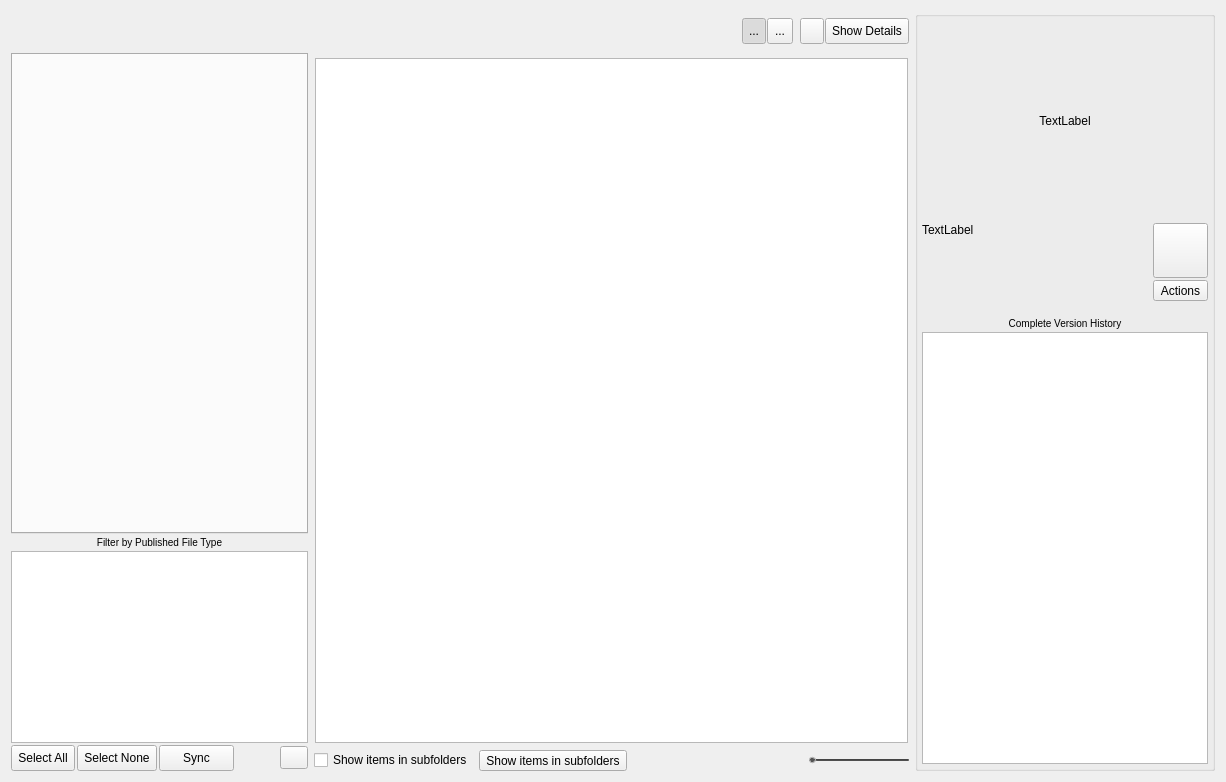
<?xml version="1.0" encoding="UTF-8"?>
<ui version="4.0">
 <class>Dialog</class>
 <widget class="QDialog" name="Dialog">
  <property name="geometry">
   <rect>
    <x>0</x>
    <y>0</y>
    <width>1226</width>
    <height>782</height>
   </rect>
  </property>
  <property name="windowTitle">
   <string>Load items into your scene</string>
  </property>
  <layout class="QHBoxLayout" name="horizontalLayout_3" stretch="1,2,0">
   <item>
    <layout class="QVBoxLayout" name="left_area">
     <property name="spacing">
      <number>2</number>
     </property>
     <item>
      <layout class="QHBoxLayout" name="top_toolbar">
       <item>
        <widget class="QToolButton" name="navigation_home">
         <property name="minimumSize">
          <size>
           <width>40</width>
           <height>40</height>
          </size>
         </property>
         <property name="maximumSize">
          <size>
           <width>40</width>
           <height>40</height>
          </size>
         </property>
         <property name="toolTip">
          <string>Clicking the &lt;i&gt;home button&lt;/i&gt; will take you to the location that best matches your current work area.</string>
         </property>
         <property name="accessibleName">
          <string>navigation_home</string>
         </property>
         <property name="styleSheet">
          <string notr="true">QToolButton{
   border: none;
   background-color: none;
   background-repeat: no-repeat;
   background-position: center center;
   background-image: url(:/res/home.png);
}

QToolButton:hover{
background-image: url(:/res/home_hover.png);
}

QToolButton:Pressed {
background-image: url(:/res/home_pressed.png);
}
</string>
         </property>
        </widget>
       </item>
       <item>
        <widget class="QToolButton" name="navigation_prev">
         <property name="minimumSize">
          <size>
           <width>40</width>
           <height>40</height>
          </size>
         </property>
         <property name="maximumSize">
          <size>
           <width>40</width>
           <height>40</height>
          </size>
         </property>
         <property name="toolTip">
          <string>&lt;i&gt;Go back&lt;/i&gt; in the folder history.</string>
         </property>
         <property name="accessibleName">
          <string>navigation_prev</string>
         </property>
         <property name="styleSheet">
          <string notr="true">QToolButton{
   border: none;
   background-color: none;
   background-repeat: no-repeat;
   background-position: center center;
   background-image: url(:/res/left_arrow.png);
}

QToolButton:disabled{
   background-image: url(:/res/left_arrow_disabled.png);
}

QToolButton:hover{
background-image: url(:/res/left_arrow_hover.png);
}

QToolButton:Pressed {
background-image: url(:/res/left_arrow_pressed.png);
}
</string>
         </property>
        </widget>
       </item>
       <item>
        <widget class="QToolButton" name="navigation_next">
         <property name="minimumSize">
          <size>
           <width>40</width>
           <height>40</height>
          </size>
         </property>
         <property name="maximumSize">
          <size>
           <width>40</width>
           <height>40</height>
          </size>
         </property>
         <property name="toolTip">
          <string>&lt;i&gt;Go forward&lt;/i&gt; in the folder history.</string>
         </property>
         <property name="accessibleName">
          <string>navigation_next</string>
         </property>
         <property name="styleSheet">
          <string notr="true">QToolButton{
   border: none;
   background-color: none;
   background-repeat: no-repeat;
   background-position: center center;
   background-image: url(:/res/right_arrow.png);
}

QToolButton:disabled{
   background-image: url(:/res/right_arrow_disabled.png);
}


QToolButton:hover{
background-image: url(:/res/right_arrow_hover.png);
}

QToolButton:Pressed {
background-image: url(:/res/right_arrow_pressed.png);
}
</string>
         </property>
        </widget>
       </item>
       <item>
        <widget class="QLabel" name="label">
         <property name="text">
          <string/>
         </property>
        </widget>
       </item>
      </layout>
     </item>
     <item>
      <widget class="QTabWidget" name="entity_preset_tabs">
       <property name="maximumSize">
        <size>
         <width>300</width>
         <height>16777202</height>
        </size>
       </property>
       <property name="toolTip">
        <string>This area shows &lt;i&gt;ShotGrid objects&lt;/i&gt; such as Shots or Assets, grouped into sections. </string>
       </property>
       <property name="accessibleName">
        <string>entity_preset_tabs</string>
       </property>
       <property name="currentIndex">
        <number>-1</number>
       </property>
       <property name="usesScrollButtons">
        <bool>true</bool>
       </property>
      </widget>
     </item>
     <item>
      <widget class="QLabel" name="label_4">
       <property name="text">
        <string>&lt;small&gt;Filter by Published File Type&lt;/small&gt;</string>
       </property>
       <property name="alignment">
        <set>Qt::AlignCenter</set>
       </property>
      </widget>
     </item>
     <item>
      <widget class="QListView" name="publish_type_list">
       <property name="sizePolicy">
        <sizepolicy hsizetype="Preferred" vsizetype="Maximum">
         <horstretch>0</horstretch>
         <verstretch>0</verstretch>
        </sizepolicy>
       </property>
       <property name="minimumSize">
        <size>
         <width>100</width>
         <height>100</height>
        </size>
       </property>
       <property name="toolTip">
        <string>This list shows all the relevant &lt;i&gt;publish types&lt;/i&gt; for your current selection. By ticking and unticking items in this list, publishes in the main view will be shown or hidden. You can see a summary count next to each publish type, showing how many items of that sort are matching your current selection.</string>
       </property>
       <property name="accessibleName">
        <string>publish_type_list</string>
       </property>
       <property name="styleSheet">
        <string notr="true">QListView::item {
    border-top: 1px dotted #888888;
    padding: 5px;
 }</string>
       </property>
       <property name="editTriggers">
        <set>QAbstractItemView::NoEditTriggers</set>
       </property>
       <property name="showDropIndicator" stdset="0">
        <bool>false</bool>
       </property>
       <property name="selectionMode">
        <enum>QAbstractItemView::NoSelection</enum>
       </property>
       <property name="uniformItemSizes">
        <bool>true</bool>
       </property>
      </widget>
     </item>
     <item>
      <layout class="QHBoxLayout" name="horizontalLayout_6">
       <property name="spacing">
        <number>2</number>
       </property>
       <item>
        <widget class="QToolButton" name="check_all">
         <property name="sizePolicy">
          <sizepolicy hsizetype="Fixed" vsizetype="Preferred">
           <horstretch>0</horstretch>
           <verstretch>0</verstretch>
          </sizepolicy>
         </property>
         <property name="minimumSize">
          <size>
           <width>60</width>
           <height>26</height>
          </size>
         </property>
         <property name="text">
          <string>Select All</string>
         </property>
        </widget>
       </item>
       <item>
        <widget class="QToolButton" name="check_none">
         <property name="sizePolicy">
          <sizepolicy hsizetype="Fixed" vsizetype="Preferred">
           <horstretch>0</horstretch>
           <verstretch>0</verstretch>
          </sizepolicy>
         </property>
         <property name="minimumSize">
          <size>
           <width>75</width>
           <height>26</height>
          </size>
         </property>
         <property name="text">
          <string>Select None</string>
         </property>
        </widget>
       </item>
       <item>
        <widget class="QToolButton" name="check_none">
         <property name="sizePolicy">
          <sizepolicy hsizetype="Fixed" vsizetype="Preferred">
           <horstretch>0</horstretch>
           <verstretch>0</verstretch>
          </sizepolicy>
         </property>
         <property name="minimumSize">
          <size>
           <width>75</width>
           <height>26</height>
          </size>
         </property>
         <property name="text">
          <string>Sync</string>
         </property>
        </widget>
       </item>
       <item>
        <widget class="QLabel" name="label_3">
         <property name="text">
          <string/>
         </property>
         <property name="alignment">
          <set>Qt::AlignRight|Qt::AlignTrailing|Qt::AlignVCenter</set>
         </property>
        </widget>
       </item>
       <item>
        <widget class="QToolButton" name="cog_button">
         <property name="toolTip">
          <string>Tools and Settings</string>
         </property>
         <property name="accessibleName">
          <string>cog_button</string>
         </property>
         <property name="icon">
          <iconset resource="resources.qrc">
           <normaloff>:/res/gear.png</normaloff>:/res/gear.png</iconset>
         </property>
         <property name="iconSize">
          <size>
           <width>20</width>
           <height>16</height>
          </size>
         </property>
         <property name="popupMode">
          <enum>QToolButton::InstantPopup</enum>
         </property>
        </widget>
       </item>
      </layout>
     </item>
    </layout>
   </item>
   <item>
    <layout class="QVBoxLayout" name="middle_area">
     <item>
      <layout class="QHBoxLayout" name="horizontalLayout_2">
       <property name="spacing">
        <number>1</number>
       </property>
       <item>
        <widget class="QLabel" name="entity_breadcrumbs">
         <property name="sizePolicy">
          <sizepolicy hsizetype="Ignored" vsizetype="Preferred">
           <horstretch>0</horstretch>
           <verstretch>0</verstretch>
          </sizepolicy>
         </property>
         <property name="minimumSize">
          <size>
           <width>0</width>
           <height>40</height>
          </size>
         </property>
         <property name="toolTip">
          <string>This &lt;i&gt;breadcrumbs listing&lt;/i&gt; shows your currently selected ShotGrid location.</string>
         </property>
         <property name="text">
          <string/>
         </property>
        </widget>
       </item>
       <item>
        <spacer name="horizontalSpacer_5">
         <property name="orientation">
          <enum>Qt::Horizontal</enum>
         </property>
         <property name="sizeType">
          <enum>QSizePolicy::Ignored</enum>
         </property>
         <property name="sizeHint" stdset="0">
          <size>
           <width>40</width>
           <height>20</height>
          </size>
         </property>
        </spacer>
       </item>
       <item>
        <widget class="QToolButton" name="thumbnail_mode">
         <property name="minimumSize">
          <size>
           <width>0</width>
           <height>26</height>
          </size>
         </property>
         <property name="toolTip">
          <string>Thumbnail Mode</string>
         </property>
         <property name="accessibleName">
          <string>thumbnail_mode</string>
         </property>
         <property name="text">
          <string>...</string>
         </property>
         <property name="icon">
          <iconset resource="resources.qrc">
           <normaloff>:/res/mode_switch_thumb_active.png</normaloff>:/res/mode_switch_thumb_active.png</iconset>
         </property>
         <property name="checkable">
          <bool>true</bool>
         </property>
         <property name="checked">
          <bool>true</bool>
         </property>
        </widget>
       </item>
       <item>
        <widget class="QToolButton" name="list_mode">
         <property name="minimumSize">
          <size>
           <width>26</width>
           <height>26</height>
          </size>
         </property>
         <property name="toolTip">
          <string>List Mode</string>
         </property>
         <property name="accessibleName">
          <string>list_mode</string>
         </property>
         <property name="text">
          <string>...</string>
         </property>
         <property name="icon">
          <iconset resource="resources.qrc">
           <normaloff>:/res/mode_switch_card.png</normaloff>:/res/mode_switch_card.png</iconset>
         </property>
         <property name="checkable">
          <bool>true</bool>
         </property>
        </widget>
       </item>
       <item>
        <widget class="QLabel" name="label_5">
         <property name="minimumSize">
          <size>
           <width>5</width>
           <height>0</height>
          </size>
         </property>
         <property name="maximumSize">
          <size>
           <width>5</width>
           <height>16777215</height>
          </size>
         </property>
         <property name="text">
          <string/>
         </property>
        </widget>
       </item>
       <item>
        <widget class="QToolButton" name="search_publishes">
         <property name="minimumSize">
          <size>
           <width>0</width>
           <height>26</height>
          </size>
         </property>
         <property name="toolTip">
          <string>Filter Publishes</string>
         </property>
         <property name="accessibleName">
          <string>search_publishes</string>
         </property>
         <property name="icon">
          <iconset resource="resources.qrc">
           <normaloff>:/res/search.png</normaloff>:/res/search.png</iconset>
         </property>
         <property name="checkable">
          <bool>true</bool>
         </property>
        </widget>
       </item>
       <item>
        <widget class="QToolButton" name="info">
         <property name="minimumSize">
          <size>
           <width>80</width>
           <height>26</height>
          </size>
         </property>
         <property name="toolTip">
          <string>Use this button to &lt;i&gt;toggle details on and off&lt;/i&gt;. </string>
         </property>
         <property name="text">
          <string>Show Details</string>
         </property>
        </widget>
       </item>
      </layout>
     </item>
     <item>
      <widget class="QFrame" name="publish_frame">
       <layout class="QHBoxLayout" name="horizontalLayout_7">
        <property name="spacing">
         <number>1</number>
        </property>
        <property name="margin">
         <number>1</number>
        </property>
        <item>
         <widget class="QListView" name="publish_view">
          <property name="accessibleName">
           <string>publish_view</string>
          </property>
          <property name="editTriggers">
           <set>QAbstractItemView::NoEditTriggers</set>
          </property>
          <property name="resizeMode">
           <enum>QListView::Adjust</enum>
          </property>
          <property name="spacing">
           <number>5</number>
          </property>
          <property name="viewMode">
           <enum>QListView::IconMode</enum>
          </property>
          <property name="uniformItemSizes">
           <bool>true</bool>
          </property>
         </widget>
        </item>
       </layout>
      </widget>
     </item>
     <item>
      <layout class="QHBoxLayout" name="horizontalLayout_4">
       <item>
        <widget class="QCheckBox" name="show_sub_items">
         <property name="toolTip">
          <string>Enables the &lt;i&gt;subfolder mode&lt;/i&gt;, displaying a total aggregate of all selected items.</string>
         </property>
         <property name="accessibleName">
          <string>show_sub_items</string>
         </property>
         <property name="text">
          <string>Show items in subfolders</string>
         </property>
        </widget>
       </item>
       <item>
        <widget class="QToolButton" name="get_latest_revision">
         <property name="toolTip">
          <string>Sync</string>
         </property>
         <property name="accessibleName">
          <string>get_latest_revision</string>
         </property>
         <property name="text">
          <string>Show items in subfolders</string>
         </property>
        </widget>
       </item>
       <item>
        <spacer name="horizontalSpacer_3">
         <property name="orientation">
          <enum>Qt::Horizontal</enum>
         </property>
         <property name="sizeHint" stdset="0">
          <size>
           <width>128</width>
           <height>20</height>
          </size>
         </property>
        </spacer>
       </item>
       <item>
        <widget class="QLabel" name="scale_label">
         <property name="text">
          <string/>
         </property>
         <property name="pixmap">
          <pixmap resource="resources.qrc">:/res/search.png</pixmap>
         </property>
        </widget>
       </item>
       <item>
        <widget class="QSlider" name="thumb_scale">
         <property name="minimumSize">
          <size>
           <width>100</width>
           <height>0</height>
          </size>
         </property>
         <property name="maximumSize">
          <size>
           <width>100</width>
           <height>16777215</height>
          </size>
         </property>
         <property name="toolTip">
          <string>Use this handle to &lt;i&gt;adjust the size&lt;/i&gt; of the displayed thumbnails.</string>
         </property>
         <property name="accessibleName">
          <string>thumb_scale</string>
         </property>
         <property name="styleSheet">
          <string notr="true">QSlider::groove:horizontal {
     /*border: 1px solid #999999; */
     height: 2px; /* the groove expands to the size of the slider by default. by giving it a height, it has a fixed size */
     background: qlineargradient(x1:0, y1:0, x2:0, y2:1, stop:0 #3F3F3F, stop:1 #545454);
     margin: 2px 0;
     border-radius: 1px;
 }

 QSlider::handle:horizontal {
     background: #545454;
     border: 1px solid #B6B6B6;
     width: 5px;
     margin: -2px 0; /* handle is placed by default on the contents rect of the groove. Expand outside the groove */
     border-radius: 3px;
 }
</string>
         </property>
         <property name="minimum">
          <number>70</number>
         </property>
         <property name="maximum">
          <number>250</number>
         </property>
         <property name="value">
          <number>70</number>
         </property>
         <property name="sliderPosition">
          <number>70</number>
         </property>
         <property name="orientation">
          <enum>Qt::Horizontal</enum>
         </property>
         <property name="invertedAppearance">
          <bool>false</bool>
         </property>
         <property name="invertedControls">
          <bool>false</bool>
         </property>
        </widget>
       </item>
      </layout>
     </item>
    </layout>
   </item>
   <item>
    <widget class="QGroupBox" name="details">
     <property name="minimumSize">
      <size>
       <width>300</width>
       <height>0</height>
      </size>
     </property>
     <property name="maximumSize">
      <size>
       <width>300</width>
       <height>16777215</height>
      </size>
     </property>
     <property name="title">
      <string/>
     </property>
     <layout class="QVBoxLayout" name="verticalLayout_3">
      <property name="spacing">
       <number>2</number>
      </property>
      <property name="margin">
       <number>4</number>
      </property>
      <item>
       <layout class="QHBoxLayout" name="horizontalLayout">
        <item>
         <spacer name="horizontalSpacer">
          <property name="orientation">
           <enum>Qt::Horizontal</enum>
          </property>
          <property name="sizeHint" stdset="0">
           <size>
            <width>40</width>
            <height>20</height>
           </size>
          </property>
         </spacer>
        </item>
        <item>
         <widget class="QLabel" name="details_image">
          <property name="sizePolicy">
           <sizepolicy hsizetype="Fixed" vsizetype="Fixed">
            <horstretch>0</horstretch>
            <verstretch>0</verstretch>
           </sizepolicy>
          </property>
          <property name="minimumSize">
           <size>
            <width>256</width>
            <height>200</height>
           </size>
          </property>
          <property name="maximumSize">
           <size>
            <width>256</width>
            <height>200</height>
           </size>
          </property>
          <property name="accessibleName">
           <string>details_image</string>
          </property>
          <property name="text">
           <string>TextLabel</string>
          </property>
          <property name="scaledContents">
           <bool>true</bool>
          </property>
          <property name="alignment">
           <set>Qt::AlignCenter</set>
          </property>
         </widget>
        </item>
        <item>
         <spacer name="horizontalSpacer_4">
          <property name="orientation">
           <enum>Qt::Horizontal</enum>
          </property>
          <property name="sizeHint" stdset="0">
           <size>
            <width>40</width>
            <height>20</height>
           </size>
          </property>
         </spacer>
        </item>
       </layout>
      </item>
      <item>
       <layout class="QHBoxLayout" name="horizontalLayout_5">
        <item>
         <widget class="QLabel" name="details_header">
          <property name="text">
           <string>TextLabel</string>
          </property>
          <property name="alignment">
           <set>Qt::AlignLeading|Qt::AlignLeft|Qt::AlignTop</set>
          </property>
          <property name="wordWrap">
           <bool>true</bool>
          </property>
         </widget>
        </item>
        <item>
         <spacer name="horizontalSpacer_2">
          <property name="orientation">
           <enum>Qt::Horizontal</enum>
          </property>
          <property name="sizeHint" stdset="0">
           <size>
            <width>40</width>
            <height>20</height>
           </size>
          </property>
         </spacer>
        </item>
        <item>
         <layout class="QVBoxLayout" name="verticalLayout_4">
          <item>
           <widget class="QToolButton" name="detail_playback_btn">
            <property name="minimumSize">
             <size>
              <width>55</width>
              <height>55</height>
             </size>
            </property>
            <property name="maximumSize">
             <size>
              <width>55</width>
              <height>55</height>
             </size>
            </property>
            <property name="toolTip">
             <string>The most recent published version has some playable media associated. Click this button to launch the ShotGrid &lt;b&gt;Media Center&lt;/b&gt; web player to see the review version and any notes and comments that have been submitted.</string>
            </property>
            <property name="text">
             <string/>
            </property>
            <property name="icon">
             <iconset resource="resources.qrc">
              <normaloff>:/res/play_icon.png</normaloff>:/res/play_icon.png</iconset>
            </property>
            <property name="iconSize">
             <size>
              <width>40</width>
              <height>40</height>
             </size>
            </property>
            <property name="toolButtonStyle">
             <enum>Qt::ToolButtonTextBesideIcon</enum>
            </property>
           </widget>
          </item>
          <item>
           <widget class="QToolButton" name="detail_actions_btn">
            <property name="minimumSize">
             <size>
              <width>55</width>
              <height>0</height>
             </size>
            </property>
            <property name="maximumSize">
             <size>
              <width>55</width>
              <height>16777215</height>
             </size>
            </property>
            <property name="text">
             <string>Actions</string>
            </property>
            <property name="popupMode">
             <enum>QToolButton::InstantPopup</enum>
            </property>
            <property name="toolButtonStyle">
             <enum>Qt::ToolButtonTextOnly</enum>
            </property>
           </widget>
          </item>
         </layout>
        </item>
       </layout>
      </item>
      <item>
       <widget class="QLabel" name="version_history_label">
        <property name="sizePolicy">
         <sizepolicy hsizetype="Preferred" vsizetype="Maximum">
          <horstretch>0</horstretch>
          <verstretch>0</verstretch>
         </sizepolicy>
        </property>
        <property name="styleSheet">
         <string notr="true">QLabel { padding-top: 14px}</string>
        </property>
        <property name="text">
         <string>&lt;small&gt;Complete Version History&lt;/small&gt;</string>
        </property>
        <property name="alignment">
         <set>Qt::AlignCenter</set>
        </property>
        <property name="wordWrap">
         <bool>true</bool>
        </property>
       </widget>
      </item>
      <item>
       <widget class="QListView" name="history_view">
        <property name="accessibleName">
         <string>history_view</string>
        </property>
        <property name="verticalScrollMode">
         <enum>QAbstractItemView::ScrollPerPixel</enum>
        </property>
        <property name="horizontalScrollMode">
         <enum>QAbstractItemView::ScrollPerPixel</enum>
        </property>
        <property name="uniformItemSizes">
         <bool>true</bool>
        </property>
       </widget>
      </item>
     </layout>
    </widget>
   </item>
  </layout>
 </widget>
 <tabstops>
  <tabstop>navigation_home</tabstop>
  <tabstop>navigation_prev</tabstop>
  <tabstop>navigation_next</tabstop>
  <tabstop>publish_type_list</tabstop>
  <tabstop>show_sub_items</tabstop>
  <tabstop>thumb_scale</tabstop>
  <tabstop>history_view</tabstop>
 </tabstops>
 <resources>
  <include location="resources.qrc"/>
 </resources>
 <connections/>
</ui>
